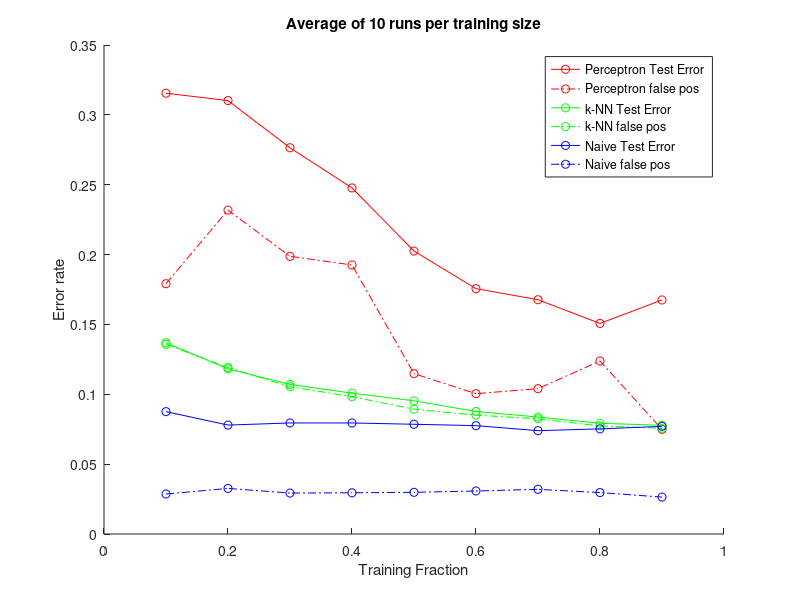

Recreate this plot in MATLAB.
TRAIN_FRACS = .1:.1:.9;
RUNS_PER_FRAC = 10;
NUM_TRAIN_FRACS = length(TRAIN_FRACS);
%num of neighbours
k=1;

load('merged_perceptron.mat');
perE=meanTestErrorMat_const_w;
perF=meanTestFalsePosMat_const_w;

load('merged_knn.mat');
knnE=meanTestErrorMat;
knnF=meanTestFalsePosMat;

load('merged_naive.mat');
naiE=meanTestErrorMat;
naiF=meanTestFalsePosMat;


h = figure; 
hold on;

plot(TRAIN_FRACS,perE, 'r-o');
plot(TRAIN_FRACS,perF, 'r-.o');

plot(TRAIN_FRACS,knnE, 'g-o');
plot(TRAIN_FRACS,knnF, 'g-.o');

plot(TRAIN_FRACS,naiE, 'b-o');
plot(TRAIN_FRACS,naiF, 'b-.o');



xlabel('Training Fraction');
ylabel('Error rate');
legend('Perceptron Test Error', 'Perceptron false pos','k-NN Test Error', 'k-NN false pos','Naive Test Error', 'Naive false pos');
txt = sprintf('Average of %d runs per training size', RUNS_PER_FRAC);
title(txt)
saveas(h, 'comparative.fig');
